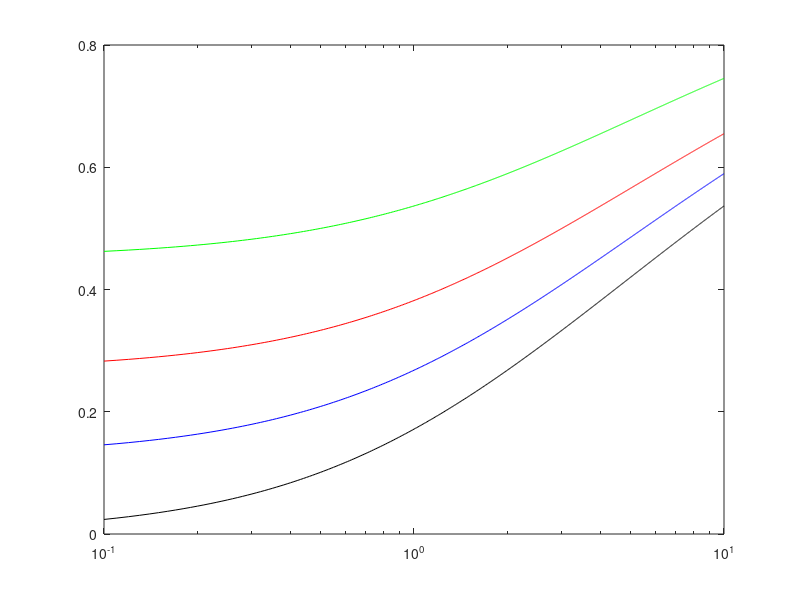
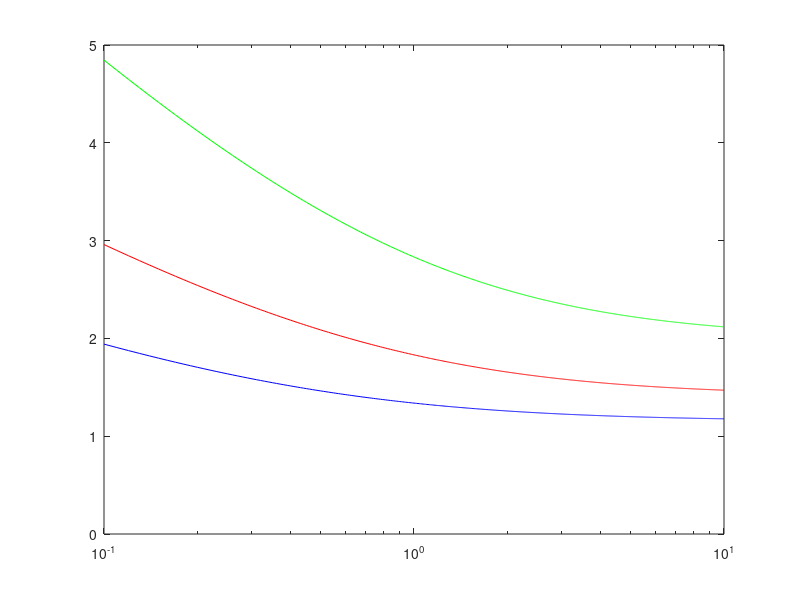
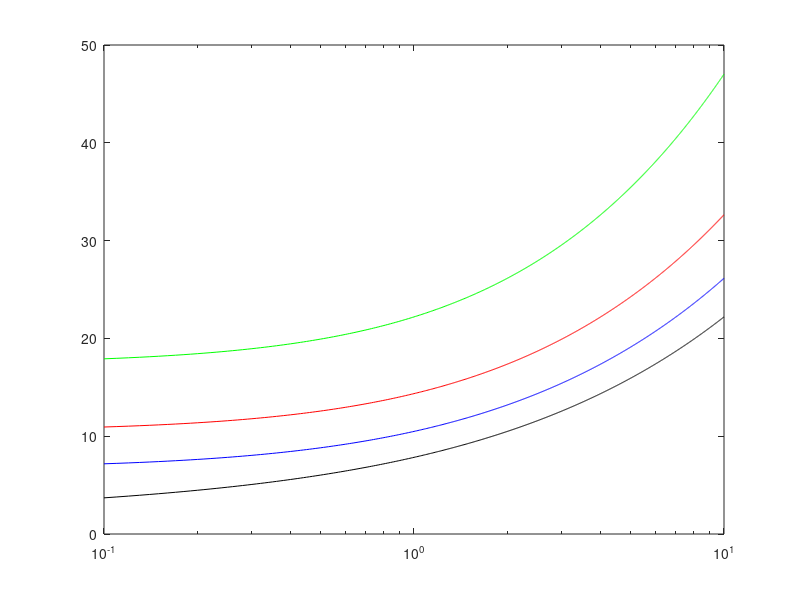

These charts were generated, in order, by the following MATLAB code:
close all;

% CG convergence as function of \beta^2/\eta^2
g = @(x) (sqrt(1+x)-1)./(sqrt(1+x)+1);
g2 = @(x,p) (sqrt((1+p+x)/(1-p))-1)./(sqrt((1+p+x)/(1-p))+1); % w/ 1-p
% g2 = @(x,p) (sqrt((1+p+x)/(1))-1)./(sqrt((1+p+x)/(1))+1);   % w/o 1-p


slowdown2 = @(x,p) log(g(x))./log(g2(x,p));

x = 0.1:0.01:10;


figure;
semilogx(x, g(x),'k'); hold on;
semilogx(x, g2(x,0.25),'b'); hold on;
semilogx(x, g2(x, 0.5),'r'); hold on;
semilogx(x, g2(x,0.75),'g'); hold on;

figure;
semilogx(x, slowdown2(x,0.25),'b'); hold on;
semilogx(x, slowdown2(x, 0.5),'r'); hold on;
semilogx(x, slowdown2(x,0.75),'g'); hold on;
ylim([0,5])

tol = log(1e-6);
iter = @(x) tol./log(g(x));
iter2 = @(x,p) tol./log(g2(x,p));

figure;
semilogx(x, iter(x),'k'); hold on;
semilogx(x, iter2(x,0.25),'b'); hold on;
semilogx(x, iter2(x, 0.5),'r'); hold on;
semilogx(x, iter2(x,0.75),'g'); hold on;


